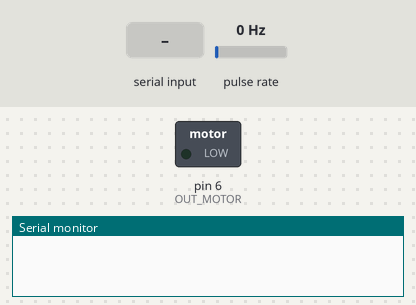
Recording of a sketch running on a simulated Arduino Uno, built with avr-gcc and run on an emulated ATmega328P. On the bench: switched loads named in the sketch (green lamp = pin HIGH), the last lines printed to the serial monitor. Wiring (inferred from the names in the program): pulse sensor: data pin 2. Inputs (shaded band) come from the test bench; at power-on: pulse rate 0 Hz.

Above: at 1.2 s.
1.3 s: "start\n" received over Serial
At 1.62 s:
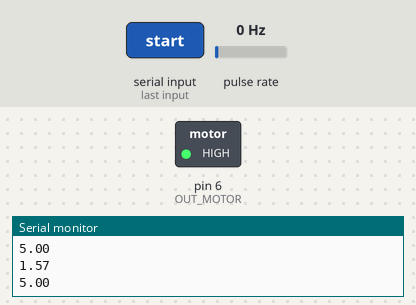
Timing chart, 0 to 4.3 s (numbered marks = the images above; inputs shaded):
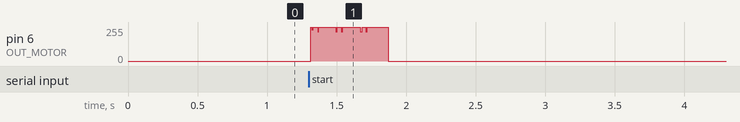

The sketch:

PID_LQR.ino
```cpp
#include "TimerOne.h"
#include "PID_v1.h"

#define IN_ENCODER 2 // A1
#define OUT_MOTOR 6
#define INIT_POS 1.5708 // 90 degrees
#define KP 58
#define KI 172
#define KD 3.44

// Converted A,B,C,D from continuous to discrete on Matlab for s_time=10ms
float A[3][3] ={{-0.002018,-0.06761,0},{0.02873,0.9628,0},{0.0002757,0.0098,1}};
float B[3] = {0.06655,0.03243,0.0001542};
float Q[3][3] = {{0.02,0,0},{0,0.02,0},{0,0,0.02}};
float R = 0.1;
float LQR[3] = {0.4115,2.484,3.1623}; // calculated via MATLAB

float x_current[3] = {0, 0, 0};
float x_next[3];
float p_current[3][3] = {{0.01,0,0},{0,0.01,0},{0,0,0.01}};
float p_next[3][3];
float K[3];
float temp_p;
float temp_k;
int temp_i;

String strcompare;
bool read_f=false;
int temp=0;
volatile int pulses=0;
bool control = false;
bool pulsed = false;
double pos;
double Output = 0;
uint16_t angle[50];
double Sp[10] = {1.5708*0.1, 1.5708*0.2, 1.5708*0.3,1.5708*0.4, 1.5708*0.5,1.5708*0.6, 1.5708*0.7,1.5708*0.8, 1.5708*0.9,1.5708};
double Setpoint=0;
PID myPID(&pos, &Output, &Setpoint,KP,KI,KD, DIRECT);

// the setup routine runs once when you press reset:
void setup() {
  // initialize serial communication at 9600 bits per second:
  Serial.begin(9600);
  pinMode(OUT_MOTOR,OUTPUT);
  pinMode(IN_ENCODER,INPUT);
  attachInterrupt(digitalPinToInterrupt(IN_ENCODER), pulse, RISING);
  Timer1.initialize(10000); // Sets period to 10 mseconds
  Timer1.attachInterrupt(clk); // Calls function "clk"
  digitalWrite(OUT_MOTOR, LOW);
  myPID.SetSampleTime(10); // 10ms
}

void pulse(){
  //pulsed = true;
  if (read_f) pulses++;
}

void clk()
{
  if((read_f)&&(temp<50)){ // temp < 0.5 second
    control=true;
    /*
    if(temp<10) Setpoint=Sp[temp]; else Setpoint=Sp[9];
    angle[temp]= pulses;
    temp++;
    pos = pulses*0.07854;
    kalman_iteration(Output,pos);
    myPID.Compute();
    Output = Output - (LQR[0]*x_current[0] + LQR[1]*x_current[1] + LQR[2]*x_current[2]);
    Serial.println(Output);
    Output = abs(Output) < 20 ? abs(Output) : 20;
    analogWrite(OUT_MOTOR, Output*255/20); // convert to 0~20V
    */
  } else if(!read_f){
    digitalWrite(OUT_MOTOR, LOW);
    pulses=0;
  }
}

// use kalman for current, velocity and position
float kalman_iteration(float input, float input_pos){
  float input_data[3] = {0,0,input_pos};
  temp_k = 0;

  // propagate previous data
  for (int i=0; i<3; i++){
    x_next[i] = A[i][0]*x_current[0] + A[i][1]*x_current[1] + A[i][2]*x_current[2] + B[i]*input;
    // p_next[i] = A*p_current*A' + Q[i];
    p_next[i][0]=Q[i][0];
    p_next[i][1]=Q[i][1];
    p_next[i][2]=Q[i][2];

    for (int j=0; j<3; j++){
      temp_p = A[i][0]*p_current[0][j] + A[i][1]*p_current[1][j] + A[i][2]*p_current[2][j];
      p_next[i][0] += temp_p*A[0][j]; // would be A[j][0] but it is transpose so A[0][j]
      p_next[i][1] += temp_p*A[1][j];
      p_next[i][2] += temp_p*A[2][j];
    }

    // calculate forward K = P*H'/(H*P*H'+R) where H=[1; 1; 1], temp_k = H*P*H'
    K[i] = p_next[i][0] + p_next[i][1] + p_next[i][2];
    temp_k += K[i];
  }

  // update variables
  for (int i=0; i<3; i++){
    K[i] = K[i]/(temp_k + R);
    x_current[i] = x_next[i] + K[i]*(input_data[i] - x_next[i]);
    //p_current[i] = p_next[i] - K[i]*p_next[i];

    for (int j=0; j<3; j++){
      if (i == j) temp_i=1; else temp_i=0; // TESTARRRR
      p_current[i][j] = temp_i - K[i]*(p_next[0][j] + p_next[1][j] + p_next[2][j]);
    }
  }
}

void loop() {
  // flag when there is a pulse on encoder
  /*if (pulsed && read_f) {
    pulses++;
    pulsed = false;
  }*/

  // flag when should activate controller
  if (control) {
    if(temp<10) Setpoint=Sp[temp]; else Setpoint=Sp[9];
    angle[temp]= pulses;
    temp++;
    pos = pulses*0.0628;
    kalman_iteration(Output,pos);
    myPID.Compute();
    Output = Output - (LQR[0]*x_current[0] + LQR[1]*x_current[1] + LQR[2]*x_current[2]);
    Serial.println(Setpoint);
    Output = Output < 5 ? Output : 5;
    Output = Output > 0 ? Output : 0;
    Serial.println(Output);
    analogWrite(OUT_MOTOR, Output*255/5); // convert to 0~20V
    control=false;
  }

  // case should START control run
  if(Serial.available()>0){
    strcompare = Serial.readStringUntil('\n');
    Serial.println(strcompare);
    if (strcompare == "start"){
      read_f=true;
      myPID.SetMode(AUTOMATIC);
    }
  }

  // case control run has ENDED
  if (temp == 50) {
    read_f=false;
    Serial.println("position: ");
    for (int i=0; i<50; i++){
      Serial.println(angle[i]);
    }
    temp=0;
  }
}
```
